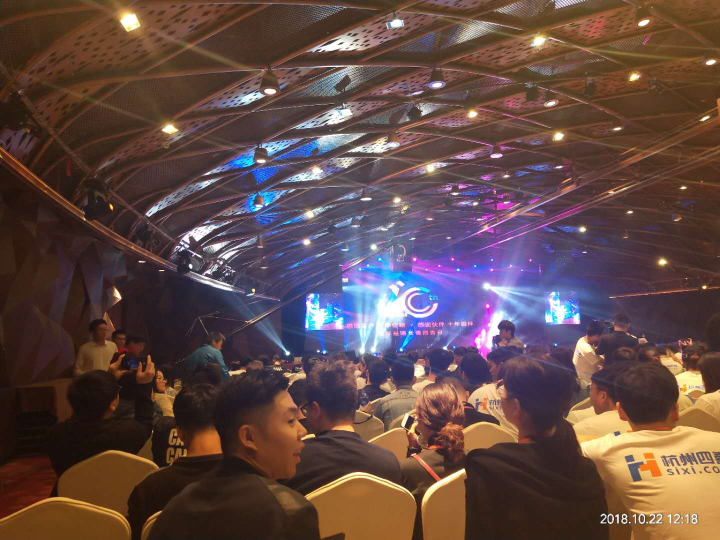
#> input picture test03/test.jpg, 1440 x 1080 px (shown at 1/2 size)
$ python mosaic2.py test.jpg test.jpg   (older library calls are emulated)
#> lines starting #> are read from the running program, lines starting #| are printed output that depends on the picture
import sys
import os
from PIL import Image
from multiprocessing import Process, Queue, cpu_count

# Change these 3 config parameters to suit your needs...
TILE_SIZE = 50  # height/width of mosaic tiles in pixels
TILE_MATCH_RES = 5  # tile matching resolution (higher values give better fit but require more processing)
ENLARGEMENT = 8  # the mosaic image will be this many times wider and taller than the original

TILE_BLOCK_SIZE = TILE_SIZE / max(min(TILE_MATCH_RES, TILE_SIZE), 1)
WORKER_COUNT = max(cpu_count() - 1, 1)
OUT_FILE = 'mosaic.jpeg'
EOQ_VALUE = None


class TileProcessor:
    def __init__(self, tiles_directory):
        self.tiles_directory = tiles_directory

    # [17 lines left out: function __process_tile, not called in this run]

    def get_tiles(self):
        large_tiles = []
        small_tiles = []

        print
        'Reading tiles from \'%s\'...' % (self.tiles_directory,)

        # search the tiles directory recursively
        for root, subFolders, files in os.walk(self.tiles_directory):
            for tile_name in files:
                tile_path = os.path.join(root, tile_name)
                large_tile, small_tile = self.__process_tile(tile_path)
                if large_tile:
                    large_tiles.append(large_tile)
                    small_tiles.append(small_tile)

        print
        'Processed %s tiles.' % (len(large_tiles),)

        return (large_tiles, small_tiles)


class TargetImage:
    def __init__(self, image_path):
        self.image_path = image_path

    def get_data(self):
        print('Processing main image...')
        img = Image.open(self.image_path)
#> img is the input picture: PIL image 1440x1080 RGB; mean R, G, B 97.1, 73.5, 70.1
        w = img.size[0] * ENLARGEMENT
#> w = 11520
        h = img.size[1] * ENLARGEMENT
#> h = 8640
        large_img = img.resize((w, h), Image.ANTIALIAS)
        w_diff = (w % TILE_SIZE) / 2
#> w_diff = 10
        h_diff = (h % TILE_SIZE) / 2
#> h_diff = 20

        # if necesary, crop the image slightly so we use a whole number of tiles horizontally and vertically
        if w_diff or h_diff:
            large_img = large_img.crop((w_diff, h_diff, w - w_diff, h - h_diff))
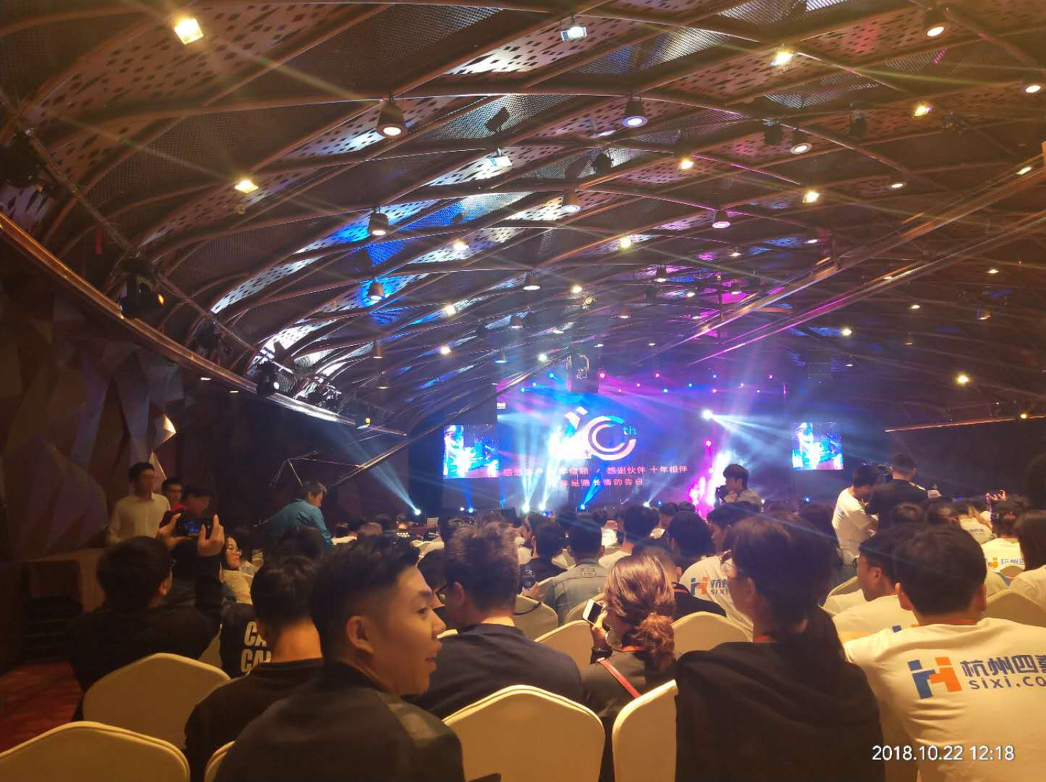
#> large_img: PIL image 11500x8600 RGB (shown at 1/11 size); mean R, G, B 97.1, 73.5, 70.2

        small_img = large_img.resize((w / TILE_BLOCK_SIZE, h / TILE_BLOCK_SIZE), Image.ANTIALIAS)

        image_data = (large_img.convert('RGB'), small_img.convert('RGB'))

        print('Main image processed.')

        return image_data


class TileFitter:
    def __init__(self, tiles_data):
        self.tiles_data = tiles_data

    # [42 lines left out: functions __get_tile_diff, get_best_fit_tile, fit_tiles, not called in this run]


class ProgressCounter:
    def __init__(self, total):
        self.total = total
        self.counter = 0

    def update(self):
        self.counter += 1
        sys.stdout.write("Progress: %s%% %s" % (100 * self.counter / self.total, "\r"))

    sys.stdout.flush();


class MosaicImage:
    def __init__(self, original_img):
        self.image = Image.new(original_img.mode, original_img.size)
#> self.image: PIL image 11500x8600 RGB; every value is 0
        self.x_tile_count = original_img.size[0] / TILE_SIZE
#> self.x_tile_count = 230
        self.y_tile_count = original_img.size[1] / TILE_SIZE
#> self.y_tile_count = 172
        self.total_tiles = self.x_tile_count * self.y_tile_count
#> self.total_tiles = 39560

    # [4 lines left out: function add_tile, not called in this run]

    def save(self, path):
        self.image.save(path)


# [21 lines left out: function build_mosaic, not called in this run]


def compose(original_img, tiles):
    print('Building mosaic, press Ctrl-C to abort...')
    original_img_large, original_img_small = original_img
    tiles_large, tiles_small = tiles

    mosaic = MosaicImage(original_img_large)

    all_tile_data_large = map(lambda tile: list(tile.getdata()), tiles_large)
    all_tile_data_small = map(lambda tile: list(tile.getdata()), tiles_small)

#> (the run stopped early here; a loop or call above may not have finished)
